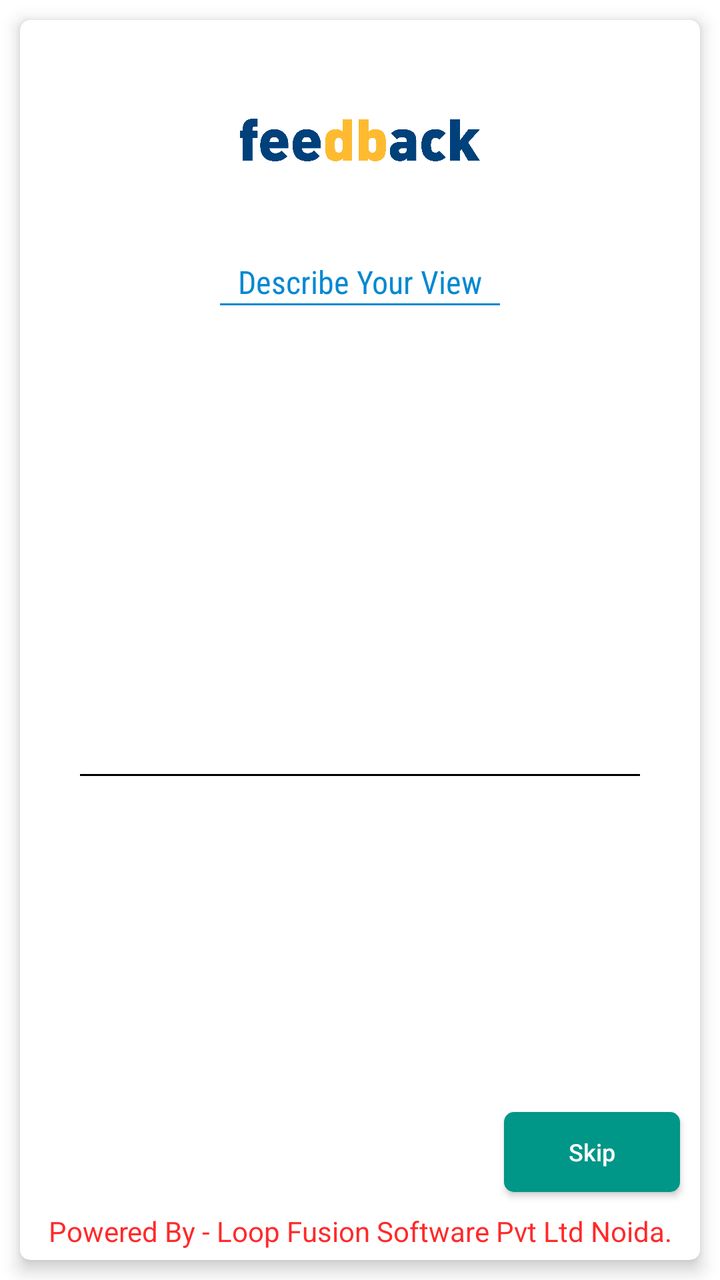
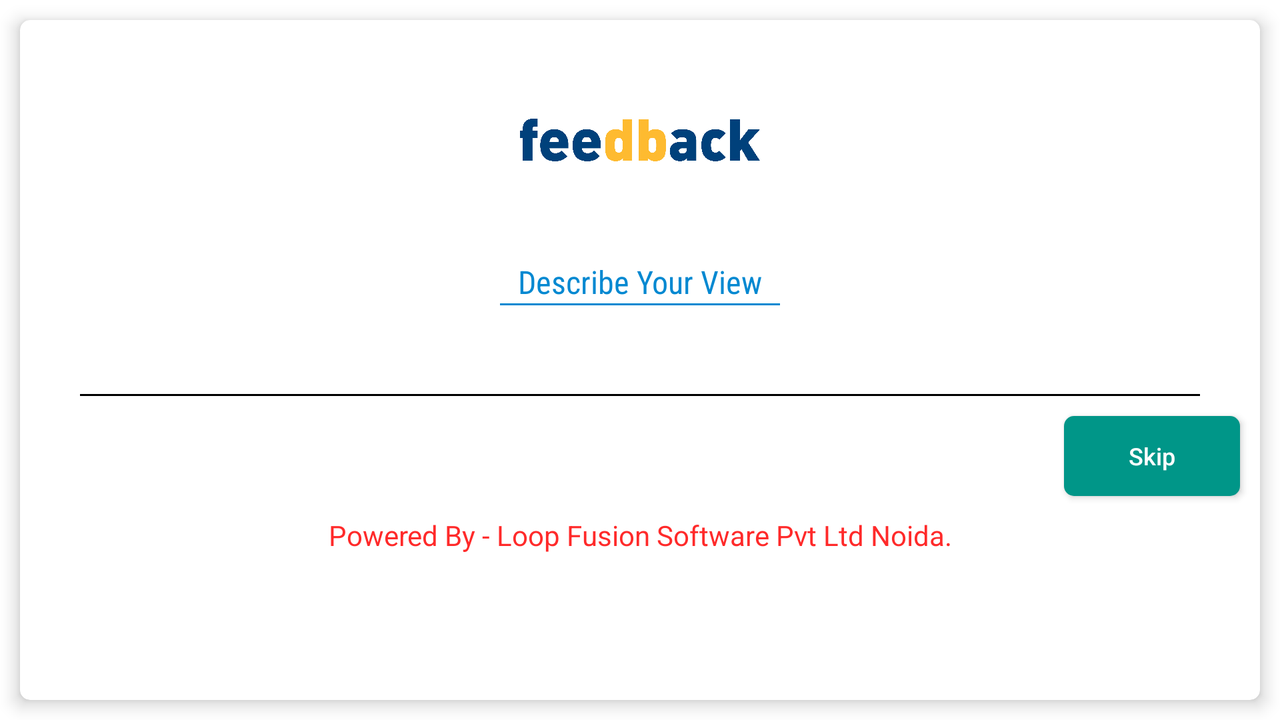

First picture: res/layout/ on a phone held upright. Second picture: the repository's own variant of that layout, on a device whose configuration matches the variant's folder. Source for both follows.
<!-- AndroidManifest.xml: activity theme Theme.AppCompat.NoActionBar -->
<!-- res/layout/activity_dashboard.xml -->
<?xml version="1.0" encoding="utf-8"?>
<LinearLayout xmlns:android="http://schemas.android.com/apk/res/android"
    xmlns:app="http://schemas.android.com/apk/res-auto"
    xmlns:tools="http://schemas.android.com/tools"
    android:layout_width="match_parent"
    android:layout_height="match_parent"
    android:background="@color/white"
    android:orientation="vertical"
    tools:context=".activity.DashboardActivity">

    <android.support.v7.widget.CardView
        android:layout_width="match_parent"
        android:layout_height="match_parent"
        android:layout_margin="@dimen/margin_10dp"
        app:cardBackgroundColor="@color/white"
        app:cardCornerRadius="@dimen/margin5"
        app:cardElevation="@dimen/margin5">


        <LinearLayout
            android:layout_width="match_parent"
            android:layout_height="match_parent"
            android:orientation="vertical">

            <LinearLayout
                android:layout_width="match_parent"
                android:layout_height="0dp"
                android:layout_weight="0.35"
                android:orientation="vertical">

                <ImageView
                    android:layout_width="120dp"
                    android:layout_height="120dp"
                    android:layout_gravity="center"
                    android:src="@drawable/logo" />

                <TextView
                    android:id="@+id/tv_rate"
                    android:layout_width="match_parent"
                    android:layout_height="wrap_content"
                    android:layout_gravity="center"
                    android:fontFamily="sans-serif-condensed"
                    android:gravity="center"
                    android:text="Describe Your View"
                    android:textColor="@color/selected_tab"
                    android:textSize="16sp" />

                <View
                    android:layout_width="140dp"
                    android:layout_height="1dp"
                    android:layout_gravity="center"
                    android:background="@color/selected_tab" />

            </LinearLayout>

            <TextView
                android:id="@+id/tv_count"
                android:layout_width="wrap_content"
                android:layout_height="0dp"
                android:layout_gravity="center"
                android:layout_weight="0.05"
                android:background="@drawable/red_button_background"
                android:gravity="center"
                android:paddingLeft="@dimen/margin10"
                android:paddingRight="@dimen/margin10"
                android:text="1/1"
                android:textColor="@color/white"
                android:textSize="18sp"
                android:textStyle="bold" />
            
            <LinearLayout
                android:layout_width="match_parent"
                android:layout_height="0dp"
                android:layout_marginTop="10dp"
                android:layout_weight="0.4"
                android:gravity="center"
                android:orientation="vertical">

                <android.support.v7.widget.RecyclerView
                    android:id="@+id/recycle"
                    android:layout_width="match_parent"
                    android:layout_height="wrap_content"
                    android:layout_gravity="center"
                    android:layout_marginLeft="10dp"
                    android:layout_marginRight="10dp"
                    android:foregroundGravity="center">

                </android.support.v7.widget.RecyclerView>

                <View
                    android:layout_width="match_parent"
                    android:layout_height="1dp"
                    android:layout_marginLeft="@dimen/margin_30dp"
                    android:layout_marginRight="@dimen/margin_30dp"
                    android:layout_marginTop="@dimen/margin_10dp"
                    android:background="@color/colorBlack" />

            </LinearLayout>

            <LinearLayout
                android:layout_width="match_parent"
                android:layout_height="0dp"
                android:layout_marginBottom="@dimen/margin5"
                android:layout_weight="0.2"
                android:gravity="bottom"
                android:orientation="vertical">

                <Button
                    android:id="@+id/btn_skip"
                    android:layout_width="wrap_content"
                    android:layout_height="40dp"
                    android:layout_gravity="end"
                    android:layout_marginRight="@dimen/margin_10dp"
                    android:layout_marginTop="@dimen/margin_10dp"
                    android:background="@drawable/capsule_button"
                    android:gravity="center"
                    android:text="Skip"
                    android:textAllCaps="false"
                    android:textColor="@color/white"
                    android:textSize="12dp" />

                <TextView
                    android:layout_width="match_parent"
                    android:layout_height="wrap_content"
                    android:layout_gravity="bottom"
                    android:layout_marginTop="@dimen/margin10"
                    android:gravity="center"
                    android:text="Powered By - Loop Fusion Software Pvt Ltd Noida."
                    android:textColor="@color/red"
                    android:textSize="14sp" />
            </LinearLayout>
        </LinearLayout>
    </android.support.v7.widget.CardView>


</LinearLayout>
<!-- resources referenced by this layout -->
<resources>
  <color name="colorBlack">#000000</color>
  <color name="red">#FF2A2A</color>
  <color name="selected_tab">#0288D1</color>
  <color name="white">#ffffff</color>
  <dimen name="margin10">10dp</dimen>
  <dimen name="margin5">5dp</dimen>
  <dimen name="margin_10dp">10dp</dimen>
  <dimen name="margin_30dp">30dp</dimen>
  <!-- drawable capsule_button (drawable) -->
  <?xml version="1.0" encoding="UTF-8"?>
  <selector xmlns:android="http://schemas.android.com/apk/res/android">
      <item>
          <shape android:shape="rectangle">
  
              <corners android:radius="5dp" />
              <solid android:color="@color/colorPrimaryDark" />
          </shape>
  
      </item>
  
  </selector>
  <!-- drawable logo: jpg bitmap (drawable-mdpi, 174332 bytes) -->
  <color name="colorPrimaryDark">#009688</color>
</resources>
<!-- res/layout-land/activity_dashboard.xml (the author's variant of the layout above) -->
<!-- drawn on the phone turned sideways -->
<?xml version="1.0" encoding="utf-8"?>
<LinearLayout xmlns:android="http://schemas.android.com/apk/res/android"
    xmlns:app="http://schemas.android.com/apk/res-auto"
    xmlns:tools="http://schemas.android.com/tools"
    android:layout_width="match_parent"
    android:layout_height="match_parent"
    android:background="@color/white"
    android:orientation="vertical"
    tools:context=".activity.DashboardActivity">

    <android.support.v7.widget.CardView
        android:layout_width="match_parent"
        android:layout_height="match_parent"
        android:layout_margin="@dimen/margin_10dp"
        app:cardBackgroundColor="@color/white"
        app:cardCornerRadius="@dimen/margin5"
        app:cardElevation="@dimen/margin5">

<ScrollView
    android:layout_width="match_parent"
    android:layout_height="match_parent">

        <LinearLayout
            android:layout_width="match_parent"
            android:layout_height="match_parent"
            android:orientation="vertical">

            <LinearLayout
                android:layout_width="match_parent"
                android:layout_height="0dp"
                android:layout_weight="0.35"
                android:orientation="vertical">

                <ImageView
                    android:layout_width="120dp"
                    android:layout_height="120dp"
                    android:layout_gravity="center"
                    android:src="@drawable/logo" />

                <TextView
                    android:id="@+id/tv_rate"
                    android:layout_width="match_parent"
                    android:layout_height="wrap_content"
                    android:layout_gravity="center"
                    android:fontFamily="sans-serif-condensed"
                    android:gravity="center"
                    android:text="Describe Your View"
                    android:textColor="@color/selected_tab"
                    android:textSize="16sp" />

                <View
                    android:layout_width="140dp"
                    android:layout_height="1dp"
                    android:layout_gravity="center"
                    android:background="@color/selected_tab" />

            </LinearLayout>

            <TextView
                android:id="@+id/tv_count"
                android:layout_width="wrap_content"
                android:layout_height="0dp"
                android:layout_gravity="center"
                android:layout_weight="0.05"
                android:background="@drawable/red_button_background"
                android:gravity="center"
                android:paddingLeft="@dimen/margin10"
                android:paddingRight="@dimen/margin10"
                android:text="1/1"
                android:textColor="@color/white"
                android:textSize="18sp"
                android:textStyle="bold" />
            
            <LinearLayout
                android:layout_width="match_parent"
                android:layout_height="0dp"
                android:layout_marginTop="10dp"
                android:layout_weight="0.4"
                android:gravity="center"
                android:orientation="vertical">

                <android.support.v7.widget.RecyclerView
                    android:id="@+id/recycle"
                    android:layout_width="match_parent"
                    android:layout_height="wrap_content"
                    android:layout_gravity="center"
                    android:layout_marginLeft="10dp"
                    android:layout_marginRight="10dp"
                    android:foregroundGravity="center">

                </android.support.v7.widget.RecyclerView>

                <View
                    android:layout_width="match_parent"
                    android:layout_height="1dp"
                    android:layout_marginLeft="@dimen/margin_30dp"
                    android:layout_marginRight="@dimen/margin_30dp"
                    android:layout_marginTop="@dimen/margin_10dp"
                    android:background="@color/colorBlack" />

            </LinearLayout>

            <LinearLayout
                android:layout_width="match_parent"
                android:layout_height="0dp"
                android:layout_marginBottom="@dimen/margin5"
                android:layout_weight="0.2"
                android:gravity="bottom"
                android:orientation="vertical">

                <Button
                    android:id="@+id/btn_skip"
                    android:layout_width="wrap_content"
                    android:layout_height="40dp"
                    android:layout_gravity="end"
                    android:layout_marginRight="@dimen/margin_10dp"
                    android:layout_marginTop="@dimen/margin_10dp"
                    android:background="@drawable/capsule_button"
                    android:gravity="center"
                    android:text="Skip"
                    android:textAllCaps="false"
                    android:textColor="@color/white"
                    android:textSize="12dp" />

                <TextView
                    android:layout_width="match_parent"
                    android:layout_height="wrap_content"
                    android:layout_gravity="bottom"
                    android:layout_marginTop="@dimen/margin10"
                    android:gravity="center"
                    android:text="Powered By - Loop Fusion Software Pvt Ltd Noida."
                    android:textColor="@color/red"
                    android:textSize="14sp" />
            </LinearLayout>
        </LinearLayout>
</ScrollView>

    </android.support.v7.widget.CardView>


</LinearLayout>
